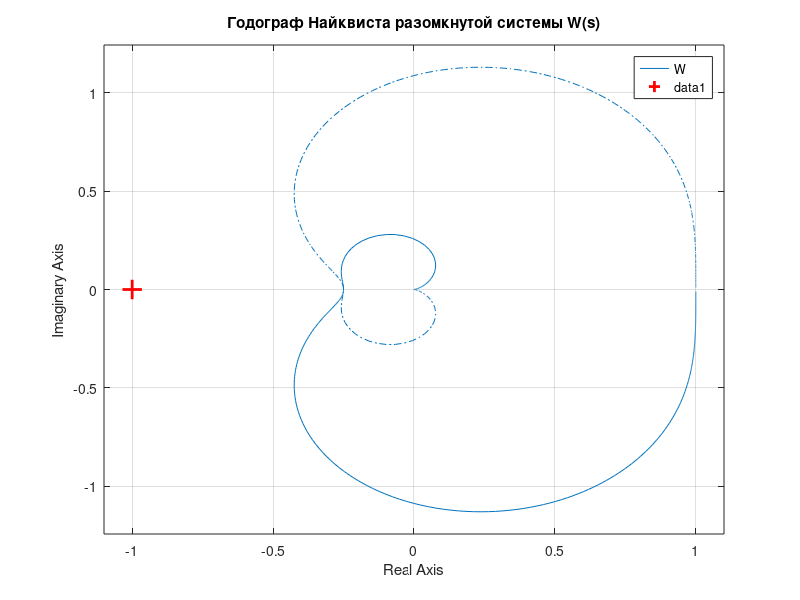
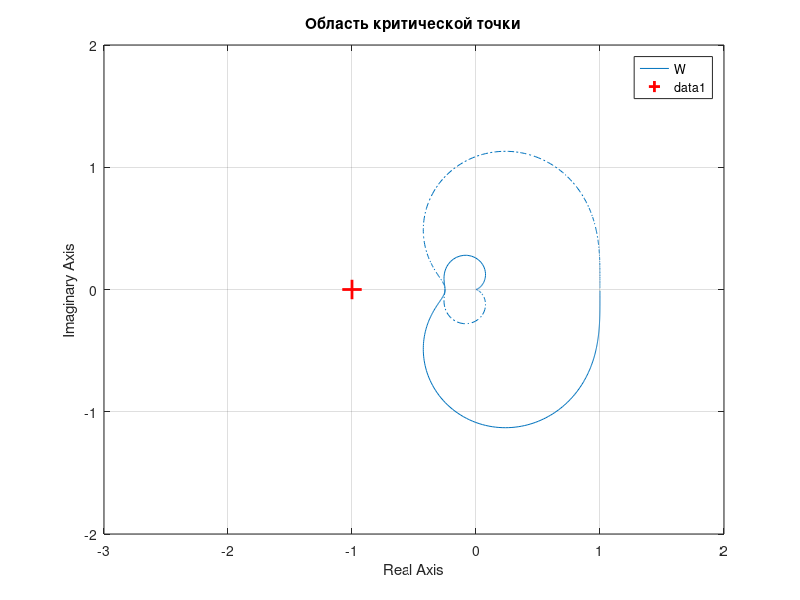

Here is the MATLAB script that generated these plots, in order: (Note: this script raises an error after producing the figures.)
clc;
clear;
close all;

s = tf('s');
W = 1 / (0.05*s^4 + 0.1*s^3 + s^2 + s + 1);

% Передаточная функция замкнутой системы w_closed= w/(1+w)
W_closed = feedback(W, 1);

figure('Color', 'w');
nyquist(W);
grid on; hold on;
plot(-1, 0, 'r+', 'MarkerSize', 14, 'LineWidth', 2);
title('Годограф Найквиста разомкнутой системы W(s)');

figure('Color', 'w');
nyquist(W); 
grid on; hold on;
plot(-1, 0, 'r+', 'MarkerSize', 14, 'LineWidth', 2);
xlim([-3 2]); ylim([-2 2]);
title('Область критической точки');

[num, den] = tfdata(W_closed, 'v'); % извлекаем коэффициенты числителя и знаменателя и превращаем в вектор
D = round(den, 10);
w = 0:0.02:20;               
Djw = polyval(D, 1i*w);
 
figure('Color', 'w');
plot(real(Djw), imag(Djw), 'b-', 'LineWidth', 1.8); hold on;
plot(real(Djw(1)), imag(Djw(1)), 'go', 'MarkerFaceColor', 'g', ...
     'MarkerSize', 8);
plot(real(Djw(end)), imag(Djw(end)), 'rs', 'MarkerFaceColor', 'r', ...
     'MarkerSize', 8);
 
text(real(Djw(1)),   imag(Djw(1)),   '   \omega = 0',   'Color', 'g');
text(real(Djw(end)), imag(Djw(end)), '   \omega = max', 'Color', 'r');
 
plot([0 0], [min(imag(Djw)) max(imag(Djw))], 'k:', 'LineWidth', 0.8);
plot([min(real(Djw)) max(real(Djw))], [0 0], 'k:', 'LineWidth', 0.8);
 
grid on; box on;
xlabel('Re D(j\omega)');
ylabel('Im D(j\omega)');
title('Кривая Михайлова D(j\omega)');
xlim([-5 50]); 
ylim([-20 20]); % Ограничили график, поскольку было не видно поведение кривой из-за масштаба

figure('Color', 'w', 'Name', 'Переходные процессы');
step(W, 'b-', W_closed, 'r-');
grid on;
legend('Разомкнутая система', 'Замкнутая система', 'Location', 'best');
title('Сравнение переходных процессов при ступенчатом воздействии');
xlabel('Время (с)');
ylabel('Амплитуда');

disp('Полюса ЗАМКНУТОЙ системы:');
disp(pole(W_closed));
disp('Полюса РАЗОМКНУТОЙ системы:');
disp(pole(W));
